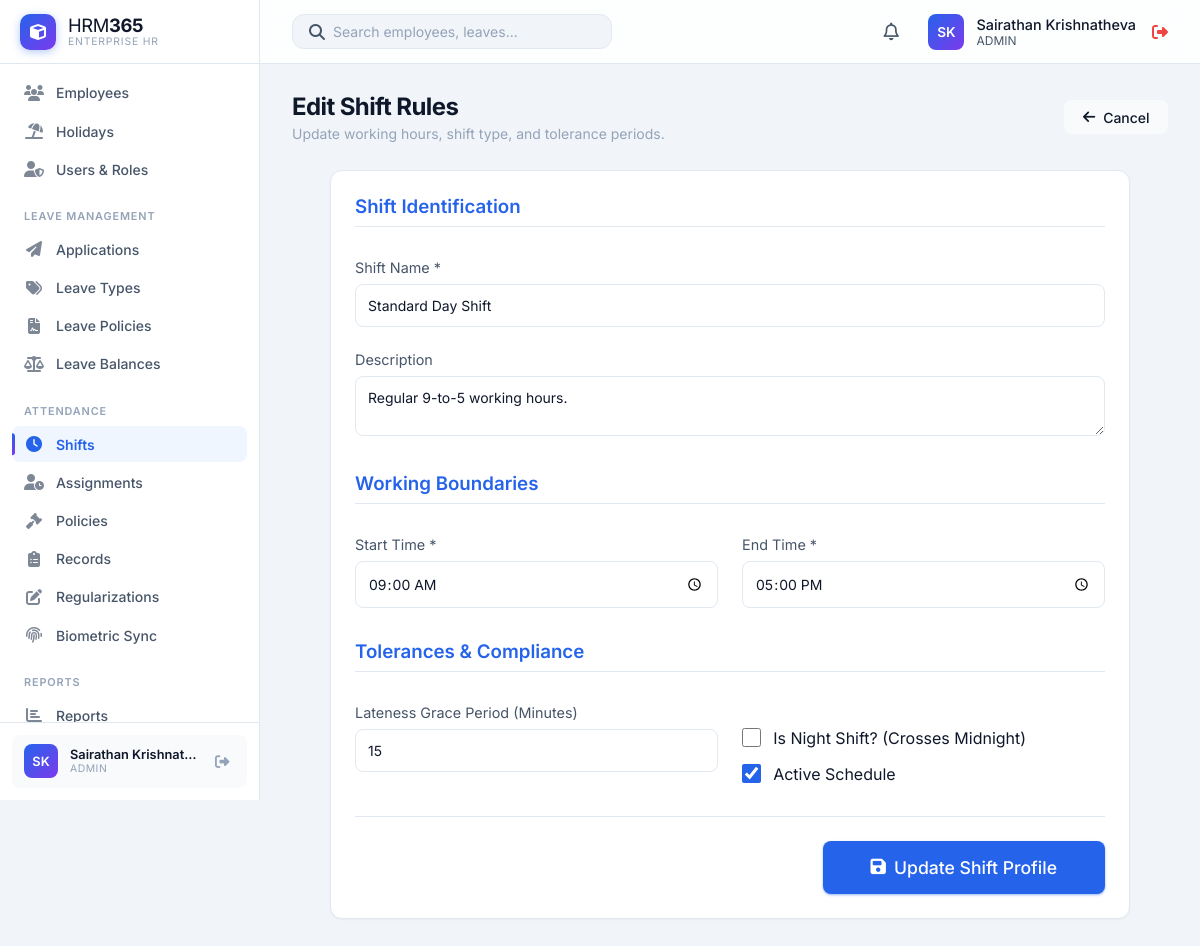
The page /HRM365/modules/shifts/edit.php?id=1 (signed in) on the database its author committed.
### tables this page shows
CREATE TABLE `users` (
  `id` int(11) NOT NULL,
  `username` varchar(50) NOT NULL,
  `password` varchar(255) NOT NULL,
  `full_name` varchar(100) DEFAULT NULL,
  `phone` varchar(30) DEFAULT NULL,
  `role` enum('admin','HR','manager','employee') DEFAULT 'employee',
  `status` enum('Active','Inactive') DEFAULT 'Active',
  `language` varchar(20) DEFAULT 'English',
  `department` varchar(50) DEFAULT NULL,
  `employee_id` int(11) DEFAULT NULL,
  `created_at` timestamp NOT NULL DEFAULT current_timestamp()
);

CREATE TABLE `shifts` (
  `id` int(11) NOT NULL,
  `name` varchar(100) NOT NULL,
  `description` text DEFAULT NULL,
  `start_time` time NOT NULL,
  `end_time` time NOT NULL,
  `grace_period` int(11) DEFAULT 0,
  `is_night_shift` tinyint(1) DEFAULT 0,
  `status` enum('Active','Inactive') DEFAULT 'Active',
  `created_at` timestamp NOT NULL DEFAULT current_timestamp()
);

### HRM365/modules/shifts/edit.php (the view, shortened to what the rows shown need)
<?php
require_once '../../includes/db.php';
require_once '../../includes/auth.php';
$id = intval($_GET['id'] ?? 0);
$stmt = $pdo->prepare("SELECT * FROM shifts WHERE id = ?");
$stmt->execute([$id]);
$shift = $stmt->fetch();
include '../../includes/header.php';
?>
<div class="page-header">
    <div>
        <h1 class="page-title">Edit Shift Rules</h1>
    </div>
</div>
<div class="card" style="max-width: 800px; margin: 0 auto;">
    <form action="save.php" method="POST">
        <div style="display: grid; grid-template-columns: 1fr; gap: 1.5rem; margin-bottom: 2rem;">
            <div>
                <label style="display: block; margin-bottom: 0.5rem; color: var(--text-secondary); font-size: 0.9rem;">Shift Name *</label>
                <input type="text" name="name" required value="<?php echo htmlspecialchars($shift['name']); ?>" style="width: 100%; padding: 0.75rem; border-radius: var(--radius-md); border: 1px solid var(--border-color); background: var(--bg-secondary); color: var(--text-primary); outline: none;">
            </div>
            <div>
                <label style="display: block; margin-bottom: 0.5rem; color: var(--text-secondary); font-size: 0.9rem;">Description</label>
                <textarea name="description" rows="2" style="width: 100%; padding: 0.75rem; border-radius: var(--radius-md); border: 1px solid var(--border-color); background: var(--bg-secondary); color: var(--text-primary); outline: none;"><?php echo htmlspecialchars($shift['description'] ?? ''); ?></textarea>
            </div>
        </div>
        <div style="display: grid; grid-template-columns: 1fr 1fr; gap: 1.5rem; margin-bottom: 2rem;">
            <div>
                <label style="display: block; margin-bottom: 0.5rem; color: var(--text-secondary); font-size: 0.9rem;">Start Time *</label>
                <input type="time" name="start_time" required value="<?php echo htmlspecialchars(substr($shift['start_time'], 0, 5)); ?>" style="width: 100%; padding: 0.75rem; border-radius: var(--radius-md); border: 1px solid var(--border-color); background: var(--bg-secondary); color: var(--text-primary); outline: none; color-scheme: light;">
            </div>
            <div>
                <label style="display: block; margin-bottom: 0.5rem; color: var(--text-secondary); font-size: 0.9rem;">End Time *</label>
                <input type="time" name="end_time" required value="<?php echo htmlspecialchars(substr($shift['end_time'], 0, 5)); ?>" style="width: 100%; padding: 0.75rem; border-radius: var(--radius-md); border: 1px solid var(--border-color); background: var(--bg-secondary); color: var(--text-primary); outline: none; color-scheme: light;">
            </div>
        </div>
        <div style="display: grid; grid-template-columns: 1fr 1fr; gap: 1.5rem; margin-bottom: 2rem;">
            <div>
                <label style="display: block; margin-bottom: 0.5rem; color: var(--text-secondary); font-size: 0.9rem;">Lateness Grace Period (Minutes)</label>
                <input type="number" name="grace_period" value="<?php echo intval($shift['grace_period']); ?>" min="0" style="width: 100%; padding: 0.75rem; border-radius: var(--radius-md); border: 1px solid var(--border-color); background: var(--bg-secondary); color: var(--text-primary); outline: none;">
            </div>
        </div>
    </form>
</div>
<?php include '../../includes/footer.php'; ?>

### HRM365/includes/header.php (shortened to what the rows shown need)
<?php
require_once __DIR__ . '/auth.php';
require_once __DIR__ . '/avatar.php';
$stylesheetPath = __DIR__ . '/../css/styles.css';
$stylesheetVersion = is_file($stylesheetPath) ? filemtime($stylesheetPath) : time();
?>
<!DOCTYPE html>
<html lang="en">
<head>
    <link rel="stylesheet" href="<?php echo app_url('css/styles.css'); ?>?v=<?php echo $stylesheetVersion; ?>">
    <link rel="stylesheet" href="https://cdnjs.cloudflare.com/ajax/libs/font-awesome/6.4.0/css/all.min.css">
</head>
<body>
    <?php include 'sidebar.php'; ?>
    <div class="main-wrapper">
        <header class="top-header">
            <div class="header-actions">
                <div class="user-profile" style="display: flex; align-items: center; gap: 1rem;">
                    <a href="<?php echo app_url('profile.php'); ?>" style="display: flex; align-items: center; gap: 0.75rem; text-decoration: none; color: inherit;">
                        <?php echo render_avatar($currentUser['first_name'] ?? null, $currentUser['last_name'] ?? null, $currentUser['profile_photo'] ?? null, $currentUser['username']); ?>
                        <div class="user-info">
                            <div style="font-size: 0.9rem; font-weight: 500; color: var(--text-primary);">
                                <?php echo htmlspecialchars($_SESSION['full_name'] ?? $currentUser['username']); ?>
                            </div>
                            <div style="font-size: 0.75rem; color: var(--text-secondary); text-transform: uppercase;">
                                <?php echo htmlspecialchars($currentUser['role']); ?>
                            </div>
                        </div>
                    </a>
                </div>
            </div>
        </header>
        <main class="content-area">

### HRM365/includes/sidebar.php (shortened to what the rows shown need)
<?php
require_once __DIR__ . '/avatar.php';
?>
<aside class="sidebar">
    <div class="sidebar-footer">
        <div class="sidebar-user">
            <?php echo render_avatar($currentUser['first_name'] ?? null, $currentUser['last_name'] ?? null, $currentUser['profile_photo'] ?? null, $currentUser['username']); ?>
            <div class="sidebar-user-info">
                <div class="sidebar-user-name"><?php echo htmlspecialchars($_SESSION['full_name'] ?? $currentUser['username']); ?></div>
                <div class="sidebar-user-role"><?php echo htmlspecialchars($currentUser['role']); ?></div>
            </div>
            <a href="<?php echo app_url('logout.php'); ?>" class="sidebar-logout" title="Logout"><i class="fas fa-sign-out-alt"></i></a>
        </div>
    </div>
</aside>

### HRM365/includes/avatar.php (shortened to what the rows shown need)
<?php
function profile_photo_url(?string $path): ?string
{
    if (empty($path)) {
        return null;
    }
    $relative = ltrim(str_replace('\\', '/', $path), '/');
    $absolute = realpath(__DIR__ . '/../' . str_replace('/', DIRECTORY_SEPARATOR, $relative));
    return app_url($relative) . '?v=' . filemtime($absolute);
}
function avatar_initials(?string $first, ?string $last, ?string $fallback = ''): string
{
    $first = trim((string) $first);
    $last = trim((string) $last);
    if ($first !== '' || $last !== '') {
        return strtoupper(substr($first, 0, 1) . substr($last, 0, 1));
    }
    $fallback = trim($fallback);
    return strtoupper(substr($fallback !== '' ? $fallback : 'U', 0, 2));
}
function render_avatar(?string $first, ?string $last, ?string $photoPath, ?string $fallback = '', string $class = 'avatar', string $style = ''): string
{
    $url = profile_photo_url($photoPath);
    $label = trim(trim((string) $first) . ' ' . trim((string) $last));
    $styleAttr = $style !== '' ? ' style="' . htmlspecialchars($style, ENT_QUOTES, 'UTF-8') . '"' : '';
    $classAttr = htmlspecialchars($class, ENT_QUOTES, 'UTF-8');
    $titleAttr = htmlspecialchars($label, ENT_QUOTES, 'UTF-8');
    return '<div class="' . $classAttr . '"' . $styleAttr . ' title="' . $titleAttr . '">' . htmlspecialchars(avatar_initials($first, $last, $fallback), ENT_QUOTES, 'UTF-8') . '</div>';
}

### rows shown on the page
users: username "SK SK", role "ADMIN"
shifts: name "Standard Day Shift", description "Regular 9-to-5 working hours.", start_time "09:00", end_time "17:00", grace_period "15"

### other values the page prints
$_SESSION['full_name'] "Sairathan Krishnat…"
$_SESSION['full_name'] "Sairathan Krishnatheva"
